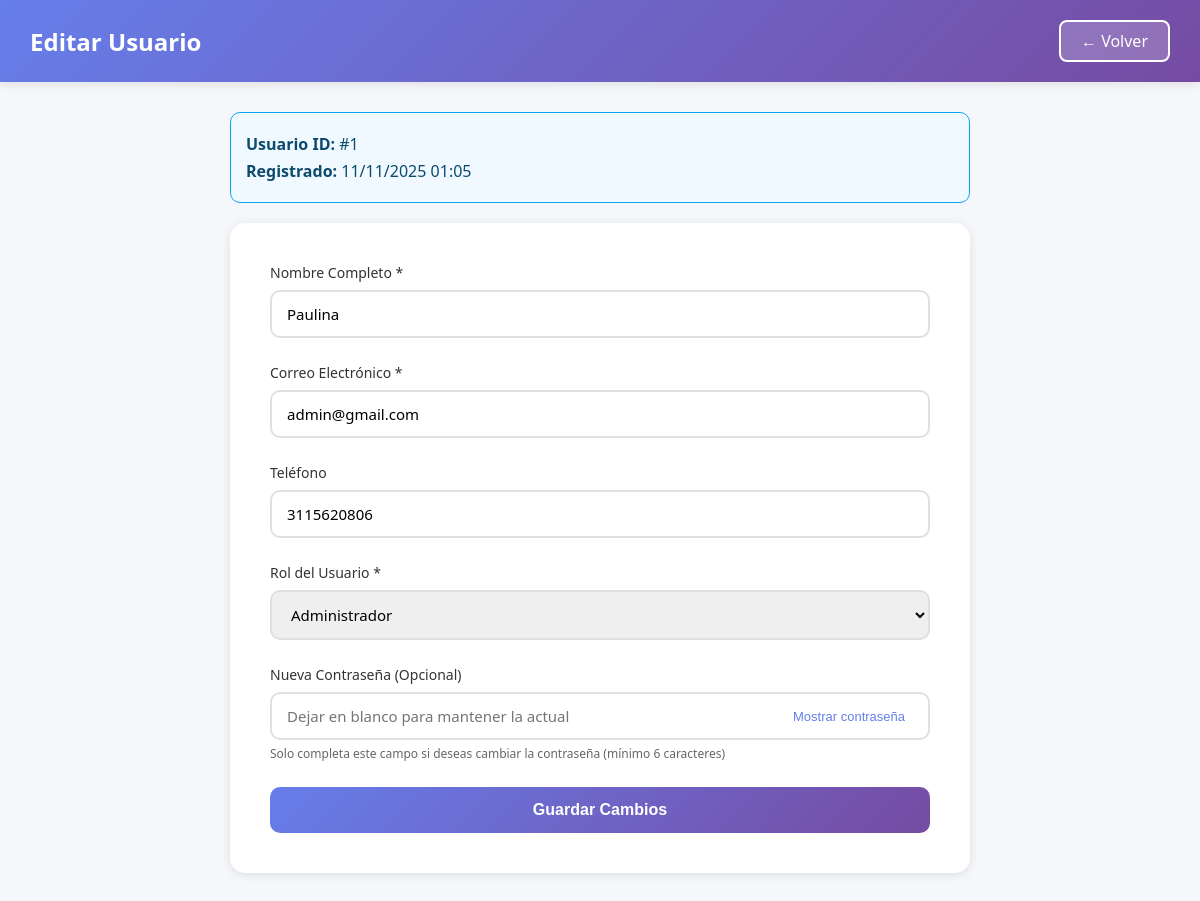
/pages/admin/editar_usuario.php?id=1 (signed in), run on the app's committed database.
### tables this page shows
CREATE TABLE `usuarios` (
  `id` int(11) NOT NULL,
  `nombre` varchar(100) NOT NULL,
  `email` varchar(100) NOT NULL,
  `password` varchar(255) NOT NULL,
  `telefono` varchar(20) DEFAULT NULL,
  `rol` enum('Cliente','Empleado','Administrador') NOT NULL DEFAULT 'Cliente',
  `fecha_registro` timestamp NULL DEFAULT current_timestamp(),
  `activo` tinyint(1) DEFAULT 1
);

### pages/admin/editar_usuario.php (the view, shortened to what this page needs)
<?php
$usuario_id = $_GET['id'] ?? null;
$database = new Database();
$db = $database->getConnection();
$query = "SELECT * FROM usuarios WHERE id = :id";
$stmt = $db->prepare($query);
$stmt->bindParam(':id', $usuario_id);
$stmt->execute();
$usuario = $stmt->fetch();
?>
<!DOCTYPE html>
<html lang="es">
<head>
</head>
<body>
    <div class="header">
        <div class="header-content">
            <h1>Editar Usuario</h1>
            <a href="usuarios.php" class="btn-back">← Volver</a>
        </div>
    </div>
    <div class="container">
        <div class="info-box">
            <p><strong>Usuario ID:</strong> #<?php echo $usuario['id']; ?></p>
            <p><strong>Registrado:</strong> <?php echo date('d/m/Y H:i', strtotime($usuario['fecha_registro'])); ?></p>
        </div>
        <div class="form-container">
            <form action="procesar_editar_usuario.php" method="POST">
                <div class="form-group">
                    <label for="nombre">Nombre Completo *</label>
                    <input
                        type="text"
                        id="nombre"
                        name="nombre"
                        required
                        value="<?php echo htmlspecialchars($usuario['nombre']); ?>"
                    >
                </div>
                <div class="form-group">
                    <label for="email">Correo Electrónico *</label>
                    <input
                        type="email"
                        id="email"
                        name="email"
                        required
                        value="<?php echo htmlspecialchars($usuario['email']); ?>"
                    >
                </div>
                <div class="form-group">
                    <label for="telefono">Teléfono</label>
                    <input
                        type="tel"
                        id="telefono"
                        name="telefono"
                        value="<?php echo htmlspecialchars($usuario['telefono'] ?? ''); ?>"
                    >
                </div>
                <div class="form-group">
                    <label for="rol">Rol del Usuario *</label>
                    <select id="rol" name="rol" required>
                        <option value="Administrador" <?php echo $usuario['rol'] == 'Administrador' ? 'selected' : ''; ?>>Administrador</option>
                    </select>
                </div>
                <div class="form-group">
                    <label for="password">Nueva Contraseña (Opcional)</label>
                    <div class="password-container">
                        <input
                            type="password"
                            id="password"
                            name="password"
                            minlength="6"
                            placeholder="Dejar en blanco para mantener la actual"
                        >
                        <button type="button" class="toggle-password" onclick="togglePassword()">
                            Mostrar contraseña
                        </button>
                    </div>
                    <div class="help-text">
                        Solo completa este campo si deseas cambiar la contraseña (mínimo 6 caracteres)
                    </div>
                </div>
                <button type="submit" class="btn-primary">
                    Guardar Cambios
                </button>
            </form>
        </div>
    </div>
</body>
</html>

### pages/admin/editar_usuario.php (style rules this page uses)
* { margin: 0; padding: 0; box-sizing: border-box; }
body { font-family: 'Segoe UI', Tahoma, Geneva, Verdana, sans-serif; background: #f5f7fa; }
.header { background: linear-gradient(135deg, #667eea 0%, #764ba2 100%); color: white; padding: 20px 30px; box-shadow: 0 2px 10px rgba(0,0,0,0.1); }
.header-content { max-width: 1400px; margin: 0 auto; display: flex; justify-content: space-between; align-items: center; }
.header h1 { font-size: 24px; }
.btn-back { background: rgba(255,255,255,0.2); color: white; padding: 8px 20px; border: 2px solid white; border-radius: 8px; text-decoration: none; font-weight: 500; transition: all 0.3s; }
.container { max-width: 800px; margin: 30px auto; padding: 0 30px; }
.form-container { background: white; padding: 40px; border-radius: 15px; box-shadow: 0 2px 10px rgba(0,0,0,0.1); }
.form-group { margin-bottom: 25px; }
label { display: block; margin-bottom: 8px; color: #333; font-weight: 500; font-size: 14px; }
input[type="text"], input[type="email"], input[type="tel"], input[type="password"], select { width: 100%; padding: 12px 15px; border: 2px solid #e0e0e0; border-radius: 10px; font-size: 15px; transition: all 0.3s; font-family: inherit; }
.password-container { position: relative; }
.toggle-password { position: absolute; right: 15px; top: 50%; transform: translateY(-50%); background: none; border: none; color: #667eea; cursor: pointer; font-size: 13px; font-weight: 500; padding: 5px 10px; border-radius: 5px; transition: all 0.3s; }
.btn-primary { width: 100%; padding: 14px; background: linear-gradient(135deg, #667eea 0%, #764ba2 100%); color: white; border: none; border-radius: 10px; font-size: 16px; font-weight: 600; cursor: pointer; transition: all 0.3s; }
.help-text { font-size: 12px; color: #666; margin-top: 5px; }
.info-box { background: #f0f9ff; border: 1px solid #0ea5e9; padding: 15px; border-radius: 10px; margin-bottom: 20px; }
.info-box p { color: #0c4a6e; margin: 5px 0; }

### data on the page
usuarios: id "1", fecha_registro "11/11/2025 01:05", nombre "Paulina", email "admin@gmail.com", telefono "3115620806", rol "Administrador"
